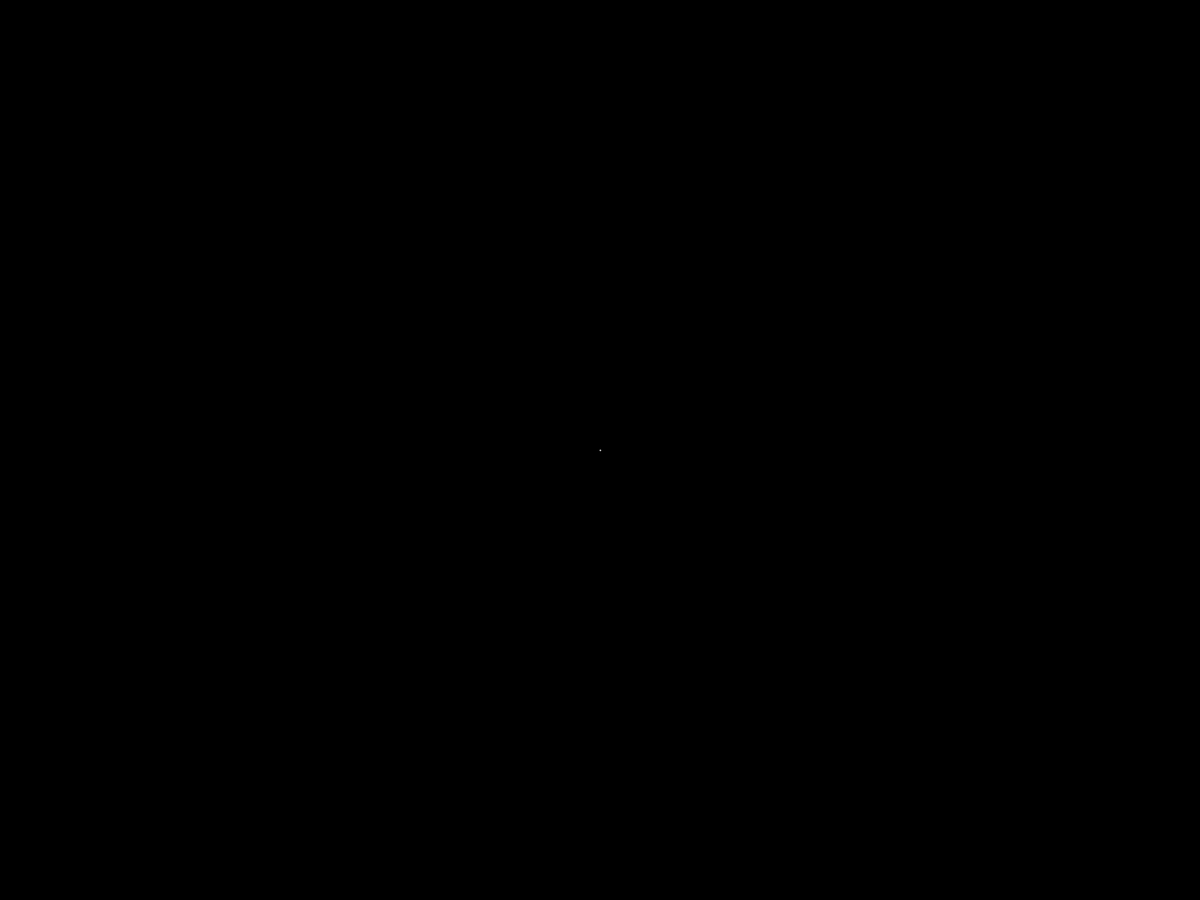
Frame 1 (no input)
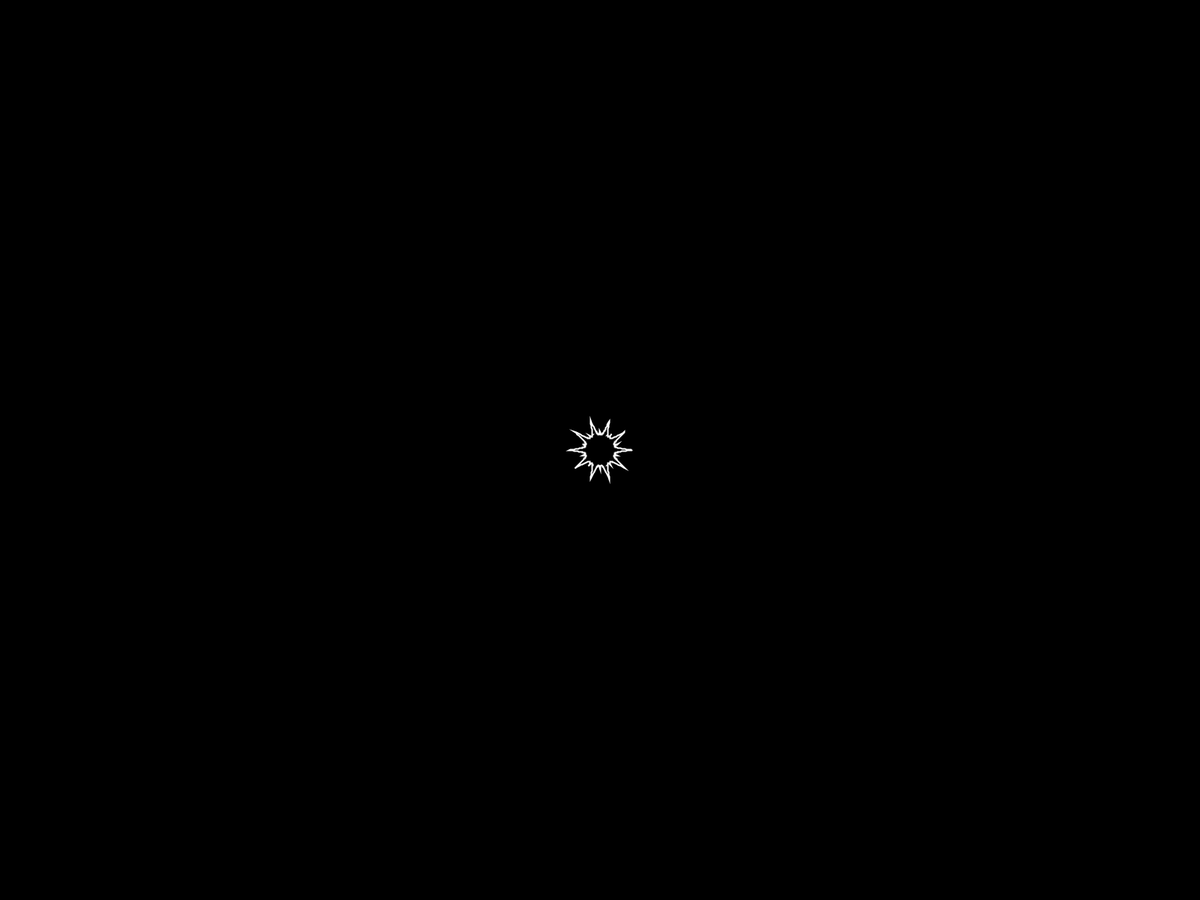
Frame 60 (the mouse pressed at the canvas centre just before this capture)
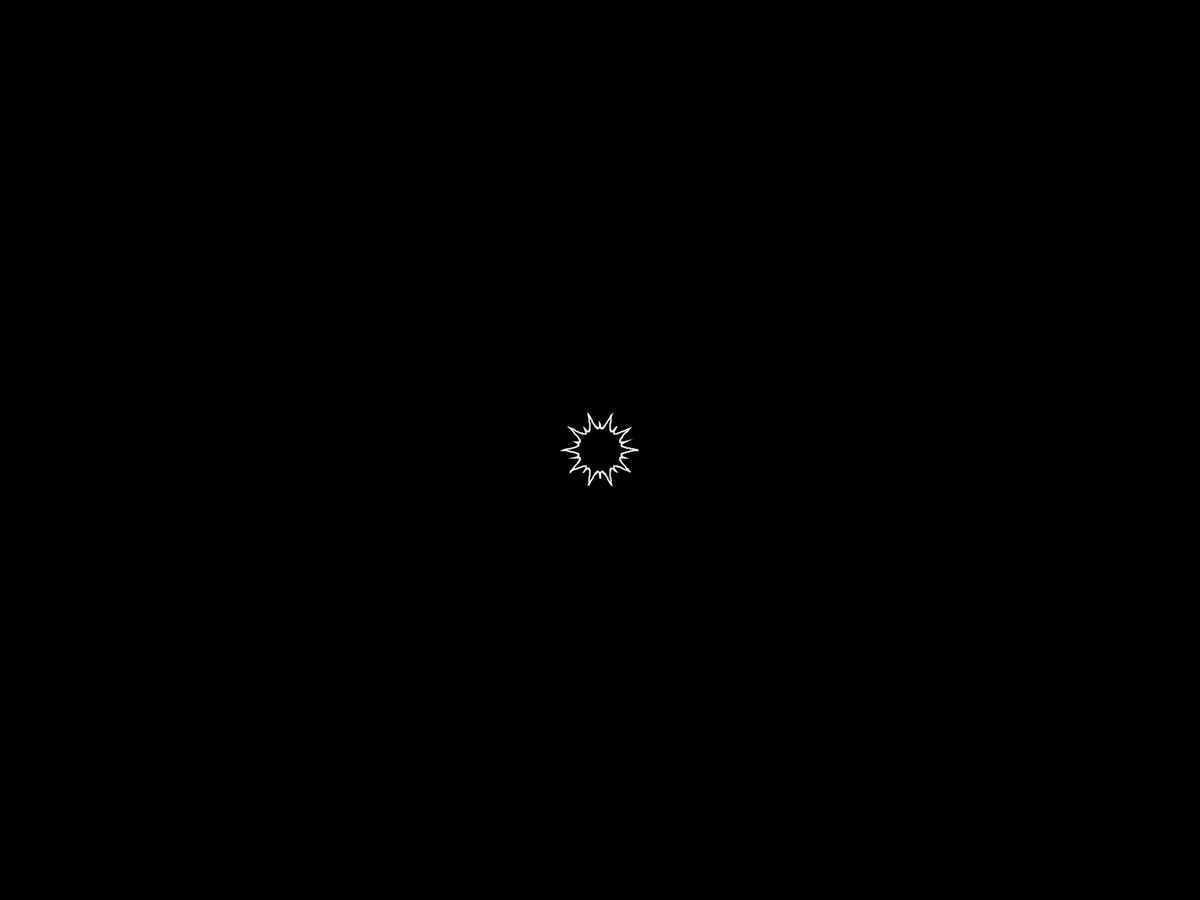
Frame 120 (the mouse held since frame 60 and released just before this capture)

The Processing sketch that drew these frames (run headless with seeded random() and noise(); from frame 60 on, the mouse is pressed at the canvas centre):

// Processing sketch: SuperFormula
// ── SuperFormula.pde
void setup()
{
  fullScreen();
  noFill();
  stroke(255);
  strokeWeight(2);
}

float t = 0;

void draw()
{
  background(0);
  
  translate(width/2,height/2);
  
  beginShape();
  
  for(float theta = 0; theta <= 2 * PI; theta += 0.01)
  {
    float rad = r(theta,
    3*tan(t*0.5), //a
    3*tan(t*0.5), //b
    20, //m 
    1, //n1
    sin(t)*0.5 + 0.5, //n2
    cos(t)*0.5 + 0.5//n3
    );
    float x = rad*cos(theta) * 50;
    float y = rad*sin(theta) * 50;
    vertex(x,y);
  }
  
  endShape();
 
  t += 0.1;
  
}

float r(float theta, float a, float b, float m, float n1, float n2, float n3)
{
  return pow(pow(abs(cos(m*theta/4.0) / a), n2) + 
  pow(abs(sin(m*theta/4.0) / b),n3) , -1.0/n1);
}
